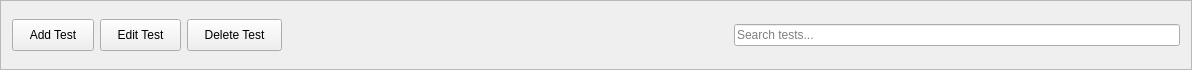
           <widget class="QFrame" name="testActionsFrame_2">
            <property name="geometry">
             <rect>
              <x>0</x>
              <y>0</y>
              <width>1192</width>
              <height>70</height>
             </rect>
            </property>
            <property name="frameShape">
             <enum>QFrame::Shape::StyledPanel</enum>
            </property>
            <property name="frameShadow">
             <enum>QFrame::Shadow::Raised</enum>
            </property>
            <layout class="QHBoxLayout" name="horizontalLayout_17">
             <item>
              <widget class="QPushButton" name="scheduleTestBtn_2">
               <property name="styleSheet">
                <string notr="true">padding: 8px 16px;</string>
               </property>
               <property name="text">
                <string>Add Test</string>
               </property>
              </widget>
             </item>
             <item>
              <widget class="QPushButton" name="editTestBtn_2">
               <property name="styleSheet">
                <string notr="true">padding: 8px 16px;</string>
               </property>
               <property name="text">
                <string>Edit Test</string>
               </property>
              </widget>
             </item>
             <item>
              <widget class="QPushButton" name="cancelTestBtn_2">
               <property name="styleSheet">
                <string notr="true">padding: 8px 16px;</string>
               </property>
               <property name="text">
                <string>Delete Test</string>
               </property>
              </widget>
             </item>
             <item>
              <spacer name="horizontalSpacer_14">
               <property name="orientation">
                <enum>Qt::Orientation::Horizontal</enum>
               </property>
               <property name="sizeHint" stdset="0">
                <size>
                 <width>40</width>
                 <height>20</height>
                </size>
               </property>
              </spacer>
             </item>
             <item>
              <widget class="QLineEdit" name="testSearchBox_2">
               <property name="placeholderText">
                <string>Search tests...</string>
               </property>
              </widget>
             </item>
            </layout>
           </widget>
